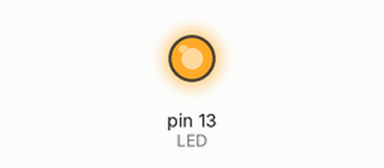
Simulated run of this sketch. Board: Arduino Uno, built with avr-gcc and run on an emulated ATmega328P. Shown: output pins drawn as LEDs (lit = HIGH). What the sketch prints to the serial monitor is not drawn.

Above: at 1.5 s.
At 42.3 s:
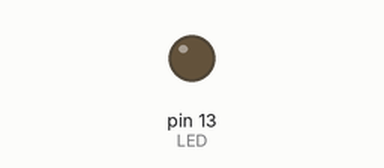
Timing chart, 0 to 42.6 s (numbered marks = the images above):
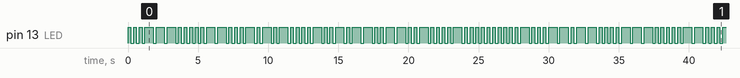

The sketch:

sketch_nov27a.ino
```cpp
#define LED 13
#define BUTTON_PIN 8

float lum = 5;
boolean val = HIGH;
boolean isON = LOW;

void setup() {
  // put your setup code here, to run once:
  pinMode(LED, OUTPUT);
  pinMode(BUTTON_PIN, INPUT_PULLUP);
  digitalWrite(LED, LOW);

  Serial.begin(9600);
  Serial.println("Hello World");
}

// void loop() {
//   // put your main code here, to run repeatedly:
//   boolean buttonPressed = digitalRead(BUTTON_PIN);

//   if (buttonPressed) {
//     digitalWrite(LED, LOW);
//   } else {
//     digitalWrite(LED, HIGH);
//   }


//   int freq = 5;  //Hz
//   Serial.print(sin(TWO_PI * freq * millis() / 1000.0));
//   Serial.print("\t");
//   Serial.print(buttonPressed);

//   Serial.println();

//   delay(10);
// }

// void loop() {

//   boolean buttonPressed = digitalRead(BUTTON_PIN);

//   digitalWrite(LED, HIGH);
//   delay(lum);
//   digitalWrite(LED, LOW);
//   delay(20 - lum);
//   lum = lum + 0.5;
//   if (lum > 20) {
//     lum = 0.0;
//   }

//   if (!buttonPressed) {
//     lum = lum + 0.1;
//     if (lum > 20) {
//       lum = 0.0;
//     }
//   }
// }


void loop() {

  morse("SOS IM STARVING PLEASE HELP ME");
}


void morse(String message) {

  for (char c : message) {
    Serial.print(c);

    switch (c) {
      case 'A' : sendSymbols("._") ; break;
      case 'B' : sendSymbols("_..."); break;
      case 'C' : sendSymbols("_._."); break;
      case 'D' : sendSymbols("_.."); break;
      case 'E' : sendSymbols("."); break;
      case 'F' : sendSymbols(".._."); break;
      case 'G' : sendSymbols("__."); break;
      case 'H' : sendSymbols("...."); break;
      case 'I' : sendSymbols(".."); break;
      case 'J' : sendSymbols(".___"); break;
      case 'K' : sendSymbols("_._"); break;
      case 'L' : sendSymbols("._.."); break;
      case 'M' : sendSymbols("__"); break;
      case 'N' : sendSymbols("_."); break;
      case 'O' : sendSymbols("___"); break;
      case 'P' : sendSymbols(".__."); break;
      case 'Q' : sendSymbols("__._"); break;
      case 'R' : sendSymbols("._."); break;
      case 'S' : sendSymbols("..."); break;
      case 'T' : sendSymbols("_"); break;
      case 'U' : sendSymbols(".._"); break;
      case 'V' : sendSymbols("..._"); break;
      case 'W' : sendSymbols(".__"); break;
      case 'X' : sendSymbols("_.._"); break;
      case 'Y' : sendSymbols("_.__"); break;
      case 'Z' : sendSymbols("__.."); break;
    }


    // if (c == 'S') {
    //   ti();
    //   ti();
    //   ti();
    // }
    // if (c == 'O') {
    //   ti();
    //   ti();
    //   ti();
    // }
    // if (c == ' ') {
    //   endOfLetter();
    // }
  }
}

void sendSymbols(String symbols){
  for(char c : symbols){
    switch(c){
      case '.' : ti(); break;
      case '_' : ta(); break;
    }


  }
}

void ti() {
  digitalWrite(LED, HIGH);
  delay(200);
  digitalWrite(LED, LOW);
  delay(200);
}

void ta() {
  digitalWrite(LED, HIGH);
  delay(600);
  digitalWrite(LED, LOW);
  delay(200);
}

void endOfLetter() {

  delay(400);
}

void s() {
  ti();
  ti();
  ti();
}

void o() {
  ta();
  ta();
  ta();
}
```

Measured:
- by itself, pin 13 (LED): moves between LOW and HIGH, repeating every 32.8 s
- by itself, everything shown: repeats every 32.8 s, in 124 steps
